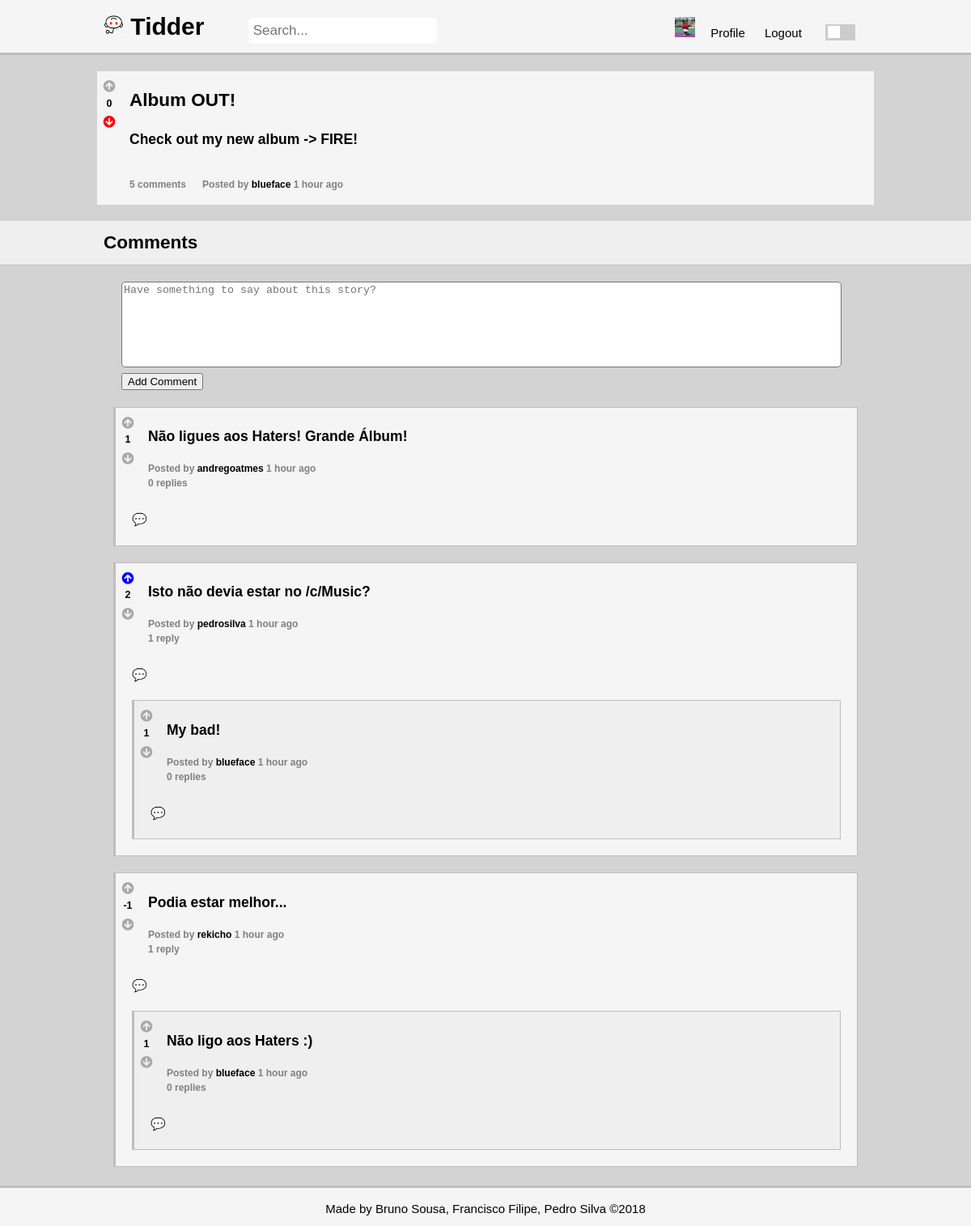
Screenshot of /pages/story.php?story_id=8 (signed in) with the database file from the repository.
### tables this page shows
CREATE TABLE opinion (
    opinion_id INTEGER NOT NULL PRIMARY KEY AUTOINCREMENT,
	parent_id INTEGER REFERENCES opinion(opinion_id),
    opinion_title VARCHAR,
    opinion_text VARCHAR NOT NULL,
	channel_id INTEGER REFERENCES channel,
	posted DATETIME NOT NULL,
    user_id INTEGER NOT NULL REFERENCES user
);

### database/db_story.php (called while the page is built, shortened)
<?php
	function getStory($story_id) {
		$db = Database::instance()->db();
		$stmt = $db->prepare('SELECT * FROM opinion WHERE opinion_id = ? AND parent_id IS NULL');
		$stmt->execute(array($story_id));
		return $stmt->fetch();
	}
?>

### database/db_vote.php (called while the page is built, shortened)
<?php
	function getScore($opinion_id){
		$db = Database::instance()->db();
		$stmt = $db->prepare('SELECT count(*) AS score FROM vote WHERE opinion_id = ? AND value = 1');
		$stmt->execute(array($opinion_id));
		$upvotes = $stmt->fetch()['score'];
		$stmt = $db->prepare('SELECT count(*) AS score FROM vote WHERE opinion_id = ? AND value = -1');
		$stmt->execute(array($opinion_id));
		$downvotes = $stmt->fetch()['score'];
		return $upvotes - $downvotes;
	}
	function getVote($opinion_id, $user_id){
		$db = Database::instance()->db();
		$stmt = $db->prepare('SELECT value FROM vote WHERE opinion_id = ? AND user_id = ?');
		$stmt->execute(array($opinion_id, $user_id));
		$value = $stmt->fetch();
		if($value)
			return $value['value'];
		return 0;
	}
?>

### database/db_comment.php (called while the page is built, shortened)
<?php
	function getAllComments($parent_id) {
		$db = Database::instance()->db();
		$stmt = $db->prepare('SELECT * FROM opinion WHERE parent_id IS ?');
		$stmt->execute(array($parent_id));
		return $stmt->fetchAll();
	}
?>

### database/db_user.php (called while the page is built, shortened)
<?php
	function getUserName($user_id){
		$db = Database::instance()->db();
		$stmt = $db->prepare('SELECT username FROM user WHERE user_id = ?');
		$stmt->execute(array($user_id));
		return $stmt->fetch()['username'];
	}
?>

### includes/date.php (called while the page is built, shortened)
<?php
	function deltaTime($now, $date){
		$time = strtotime($date);
		$delta = $now - $time;
		if(!floor($delta/86400)){
			$time_word = (floor($delta/3600) == 1 ? ' hour ' : ' hours ');
			return floor($delta/3600).$time_word.'ago';
		}
		$time_word = (floor($delta/31104000) == 1 ? ' year ' : ' years ');
		return floor($delta/31104000).$time_word.'ago';
	}
?>

### pages/story.php (the view, shortened to what this page needs)
<?php
	include_once('../includes/date.php');
	include_once('../database/db_user.php');
	include_once('../database/db_story.php');
	include_once('../database/db_comment.php');
	include_once('../database/db_vote.php');
	include_once('../templates/tpl_common.php');
	include_once('../templates/tpl_comments.php');
	$story_id = $_GET['story_id'];
	try {
		$story = getStory($story_id);
    } catch (PDOException $e) {
        die(header('Location: stories.php'));
	}
	$story['opinion_text'] = htmlentities($story['opinion_text']);
	$regex = '/\[([^\]]+)\]\((http[s]?:[\/]{2})?(www\.)?([-a-zA-Z0-9]{2,256}\.[a-z]{2,6}\b[-a-zA-Z0-9@:%_\+.~#?{&amp;}=\/]*)\)/';
	$story['opinion_text'] = preg_replace($regex,"<a href=\"https://www.$4\">$1</a>",$story['opinion_text']);
	$regex_user = '/\/u\/([-a-zA-Z0-9]+)/';
	$story['opinion_text'] = preg_replace($regex_user, "<a href=\"profile.php?username=$1\">$0</a>",$story['opinion_text']);
	$regex_channel = '/\/c\/([-a-zA-Z0-9]+)/';
	$story['opinion_text'] = preg_replace($regex_channel, "<a href=\"stories.php?channel=$1\">$0</a>",$story['opinion_text']);
	$now = time();
	$username = getUserName($story['user_id']);
	$score = getScore($story_id);
	if(isset($_SESSION['user_id']))
		$vote = getVote($story_id, $_SESSION['user_id']);
	draw_header(true);
?>
	<section id="story" data-id="<?=$story_id?>">
		<div class = "container">
			<div class = "votes-container">
				<div class="upvote" role="button" data-value="<?=$vote?>"><i class="fas fa-arrow-circle-up"></i></div>
				<h5><?=htmlentities($score)?></h5>
				<div class="downvote" role="button" data-value="<?=$vote?>"><i class="fas fa-arrow-circle-down"></i></div>
			</div>
			<div class = "story-content">
			<h2><?=htmlentities($story['opinion_title'])?></h2>
			<h3><?php
				$lines = explode(PHP_EOL, $story['opinion_text']);
				foreach($lines as $line) { ?>
					<p><?=$line?></p>
			<?php } ?></h3>
			<?php
			$number_comments = getNumberComments($story_id);
			if($number_comments == 1){ ?>
				<h4><?=$number_comments?> comment</h4>
			<?php } else { ?>
				<h4><?=$number_comments?> comments</h4>
			<?php } ?>
			<h4>Posted by <a href="<?='profile.php?username='.urlencode($username)?>"><?=htmlentities($username)?></a> <?=deltaTime($now, $story['posted'])?></h4>
			</div>
		</div>
	</section>
<?php
	$comments = array_reverse(getAllComments($story_id));
	for($i = 0; $i < count($comments); $i++){
		$comments[$i]['username'] = getUserName($comments[$i]['user_id']);
		$comments[$i]['score'] = getScore($comments[$i]['opinion_id']);
		if(isset($_SESSION['user_id']))
			$comments[$i]['vote'] = getVote($comments[$i]['opinion_id'], $_SESSION['user_id']);
	}
	draw_comments_header($comments,true);
?>

### templates/tpl_comments.php (shortened to what this page needs)
<?php
	include_once('../database/db_comment.php');
	function getNumberComments($story) {
		$comments = getAllComments($story);
		$count = 0;
		foreach($comments as $comment){
			$count += getNumberComments($comment['opinion_id']);
		}
		return count($comments) + $count;
	}
	function draw_comments_header($comments,$not_profile){
		global $page;
		global $story_id;
		if($not_profile){ ?>
			<section id="comments" data-id="<?=$story_id?>">
		<?php } else { ?>
			<section id="comments">
		<?php } ?>
			<header class = "secondary-header">
				<div class = "container">
					<h2>Comments</h2>
				</div>
			</header>
			<div class="container">
		<?php if($not_profile){
			if((isset($_SESSION['user_id']))) { ?>
				<form>
					<textarea name="comment" placeholder="Have something to say about this story?" required></textarea>
					<input type="submit" value="Add Comment">
				</form>
		<?php } else { ?>
			<footer class = "secondary-footer">
				<p>Want to comment? <a href='../pages/login.php?redirect=<?=urlencode($page)?>'>Login</a> or <a href='../pages/signup.php?redirect=<?=urlencode($page)?>'>Signup</a></p>
			</footer>
		<?php }
		}
		draw_comments($comments,$not_profile);?>
			</div>
		</section>
	<?php }
	function draw_comments($comments, $not_profile){
		global $story_id?>
		<ol>
		<?php
		    foreach($comments as $comment)
				draw_comment($comment, $not_profile);
		?>
	    </ol>
        <?php } ?>
    <?php function draw_comment($comment, $not_profile) {
		global $now;
		$comment['opinion_text'] = htmlentities($comment['opinion_text']);
		$regex = '/\[([^\]]+)\]\((http[s]?:[\/]{2})?(www\.)?([-a-zA-Z0-9]{2,256}\.[a-z]{2,6}\b[-a-zA-Z0-9@:%_\+.~#?{&amp;}=\/]*)\)/';
		$comment['opinion_text'] = preg_replace($regex,"<a href=\"https://www.$4\">$1</a>",$comment['opinion_text']);
		$regex_user = '/\/u\/([-a-zA-Z0-9]+)/';
		$comment['opinion_text'] = preg_replace($regex_user, "<a href=\"profile.php?username=$1\">$0</a>",$comment['opinion_text']);
		$regex_channel = '/\/c\/([-a-zA-Z0-9]+)/';
		$comment['opinion_text'] = preg_replace($regex_channel, "<a href=\"stories.php?channel=$1\">$0</a>",$comment['opinion_text']);
		?>
		<li>
		<article class="comment" data-id="<?=$comment['opinion_id']?>">
			<div class = "votes-container">
				<div class="upvote" role="button" data-value="<?=$comment['vote']?>"><i class="fas fa-arrow-circle-up"></i></div>
				<h5><?=$comment['score']?></h5>
				<div class="downvote" role="button" data-value="<?=$comment['vote']?>"><i class="fas fa-arrow-circle-down"></i></div>
			</div>
			<div class = "comment-container">
			<h3><?=$comment['opinion_text']?></h3>
			<h4>Posted by <a href="<?='profile.php?username='.urlencode($comment['username'])?>"><?=htmlentities($comment['username'])?></a> <?=deltaTime($now, $comment['posted'])?></h4>
			<?php
			$replieNum = getNumberComments($comment['opinion_id']);
			if($replieNum == 1){ ?>
				<h4><?=$replieNum?> reply</h4></div>
			<?php } else { ?>
				<h4><?=$replieNum?> replies</h4></div>
			<?php }
			if(isset($_SESSION['user_id']) && $not_profile) { ?>
				<div class="comment_comment" role="button">&#128172;</div>
			<?php }
				$comments = array_reverse(getAllComments($comment['opinion_id']));
				for($i = 0; $i < count($comments); $i++){
					$comments[$i]['username'] = getUserName($comments[$i]['user_id']);
					$comments[$i]['score'] = getScore($comments[$i]['opinion_id']);
					if(isset($_SESSION['user_id']))
						$comments[$i]['vote'] = getVote($comments[$i]['opinion_id'], $_SESSION['user_id']);
				}
				draw_comments($comments,$not_profile);
			?>
		</article>
		</li>
    <?php } ?>

### css/style.css (style rules this page uses)
html, body { height: 100%; margin: 0; }
body { background-color: var(--main-bg); font: 15px/1.5 Arial, Helvetica, sans-serif; padding: 0; position: relative; }
h2, h3, h5,p { color: var(--main-font-color); }
h4 { font-size: 12px; color: var(--secondary-font-color); }
.container { width: 80%; margin: 0px auto; overflow: hidden; min-height: 100%; position: relative; }
.comment_comment { margin: 20px; }
section#comments form { margin: 20px auto 10px 30px; }
a { color: var(--main-font-color); text-decoration: none; }
ol { list-style-type: none; padding: 0; }
.fa-arrow-circle-down, .fa-arrow-circle-up { color: var(--icon-color); }
.light .downvote[data-value="-1"] .fa-arrow-circle-down , .fa-arrow-circle-down:hover { color: red; }
.light .upvote[data-value="1"] .fa-arrow-circle-up , .fa-arrow-circle-up:hover { color: blue; }
.upvote , .downvote { margin:0; padding:0; margin-top: 3px; }
header { background-color: var(--writing-bg); color: var(--main-font-color); padding: 10px; border-bottom: var(--border-color) 3px solid; }
.secondary-header { background-color: var(--secondary-writing-bg); border-bottom: var(--border-color) 1px solid; }
section#story .container { margin-top: 20px; background-color: var(--writing-bg); margin-bottom: 20px; }
section#story .container h4 { float: left; padding-right: 20px; }
.story-content { padding-left: 40px; padding-right: 40px; }
.secondary-header h3, .secondary-header h2 { display: inline-block; padding-right: 20px; margin: 0; }
.comment-container { padding: 5px; padding-left: 40px; }
.comment-container h4 { margin:0; padding:0; padding-right: 20px; }
article.comment { background-color: var(--writing-bg); border: 1px solid var(--border-color); border-left: 3px solid var(--border-color); margin: 20px; }
textarea { resize: none; outline: none; overflow: auto; width: 95%; height: 100px; border-radius:5px; }
article.comment.dark-comment { background-color: var(--secondary-writing-bg); }
.votes-container { position: absolute; float: left; width: 30px; display: flex; align-items: center; justify-content: center; flex-direction: column; margin-top: 5px; }
.votes-container h5 { padding: 0; margin: 0; text-align: center; }

### css/color.css (style rules this page uses)
:root { --grey-shade-0: #f9f9f9; --grey-shade-1: #f5f5f5; --grey-shade-1-5: #efefef; --grey-shade-2: #d3d3d3; --grey-shade-3: #bebebe; --grey-shade-4: #a9a9a9; --grey-shade-5: #808080; --grey-shade-6: #505050; --grey-shade-7: #303030; --grey-shade-7-5: #a79e9e; --grey-shade-8: #3b3737; --grey-shade-9: #928d88; --grey-shade-10: #bebebe; }
body.light { --main-bg: var(--grey-shade-2); --hover-bg: var(--grey-shade-2); --writing-bg: var(--grey-shade-1); --secondary-writing-bg: var(--grey-shade-1-5); --border-color: var(--grey-shade-3); --main-font-color: black; --secondary-font-color: var(--grey-shade-5); --icon-color: var(--grey-shade-4); --button-color: var(--grey-shade-3); --button-color-hover: var(--grey-shade-5); }

### rows the page displays
opinion: opinion_title "Album OUT!", posted "1 hour ago"
opinion: score "1", opinion_text "Não ligues aos Haters! Grande Álbum!", username "andregoatmes", posted "1 hour ago", replieNum "0"
opinion: score "2", opinion_text "Isto não devia estar no /c/Music ?", username "pedrosilva", posted "1 hour ago", replieNum "1"
opinion: score "1", opinion_text "My bad!", username "blueface", posted "1 hour ago", replieNum "0"
opinion: $comment['vote'] 0 (drawn), score "-1", opinion_text "Podia estar melhor...", username "rekicho", posted "1 hour ago", replieNum "1"
opinion: score "1", opinion_text "Não ligo aos Haters :)", username "blueface", posted "1 hour ago", replieNum "0"

### other values shown
$score "0"
$number_comments "5"
$username "blueface"
